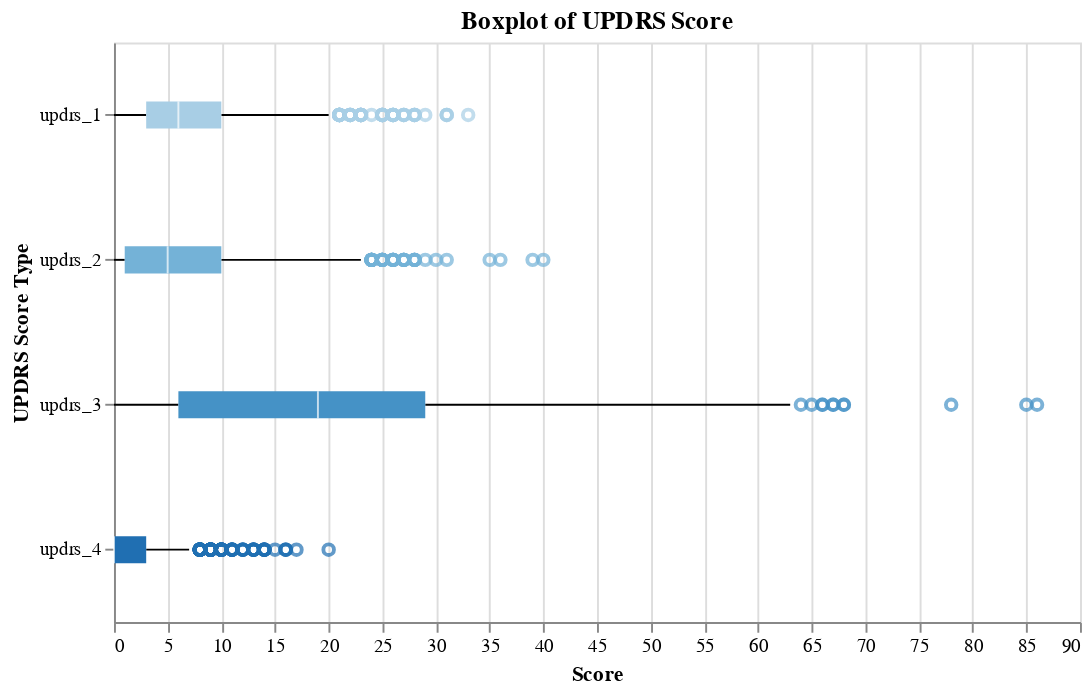

The code cell stored with this chart in its notebook:
### Code cell
# Boxplot for the whole dataset

train_clinical_ = train_clinical.dropna()
# Create the boxplot
x = ['updrs_1', 'updrs_2', 'updrs_3', 'updrs_4']

alt.Chart(train_clinical).mark_boxplot().encode(
    y=alt.Y('variable:O', axis=alt.Axis(title='UPDRS Score Type')),
    x=alt.X('value:Q', title="Score"),
    color=alt.Color('variable:O', legend=None),
).transform_fold(
    x,
    as_=['variable', 'value']
).transform_filter(
    alt.FieldOneOfPredicate(field='variable', oneOf=x)
).properties(
    width=500,
    height=300,
    title='Boxplot of UPDRS Score'
)

### Figure 1 — Vega-Lite specification as saved in the notebook (floating-point values rounded to 4 significant figures; data arrays with more than 128 entries replaced by an {"elided": "..."} marker saying what was removed)
{"config": {"view": {"continuousWidth": 400, "continuousHeight": 300}}, "data": {"name": "data-cde74b7f784585422120567d9a2dc8a9"}, "mark": "boxplot", "encoding": {"color": {"field": "variable", "legend": null, "type": "ordinal"}, "x": {"field": "value", "title": "Score", "type": "quantitative"}, "y": {"axis": {"title": "UPDRS Score Type"}, "field": "variable", "type": "ordinal"}}, "height": 300, "title": "Boxplot of UPDRS Score", "transform": [{"fold": ["updrs_1", "updrs_2", "updrs_3", "updrs_4"], "as": ["variable", "value"]}, {"filter": {"field": "variable", "oneOf": ["updrs_1", "updrs_2", "updrs_3", "updrs_4"]}}], "width": 500, "$schema": "https://vega.github.io/schema/vega-lite/v4.17.0.json", "datasets": {"data-cde74b7f784585422120567d9a2dc8a9": {"elided": "2615 records"}}}
